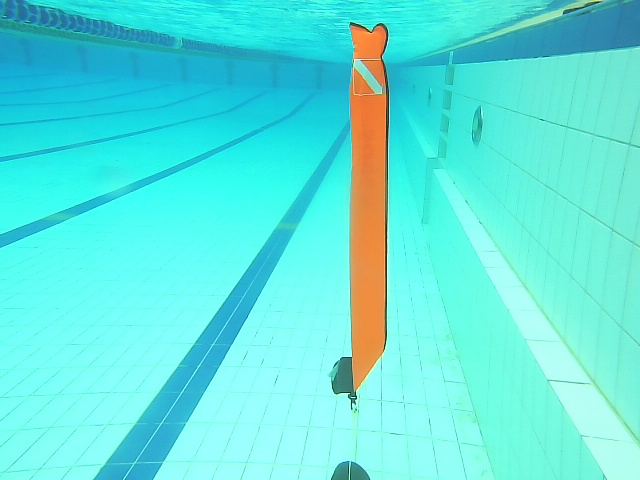
#> input picture src/blobfish_cv/blobfish_cv/engine/imgs/img_.image_raw_2024-03-20_134828.jpeg, 640 x 480 px
$ python -i cv_engine.py   (imports and definitions only)
#> lines starting #> are read from the running program, lines starting #| are printed output that depends on the picture; after the words box and inside, x2 and y2 are one past the last pixel; in counts of white or black regions, pixels touching at a corner belong together
#> further down, picture is the input picture: shape (480, 640, 3); mean B, G, R 220.9, 229.4, 94.6
import cv2
import numpy as np

class cv_engine:

    def __init__(self):

        self.obj_area = 0
        self.threshold = 200
        self.thresh_slider_max = 255
        self.win_title = "Obstacle Detection"
        self.track_name = "Threshold"
        self.hue = 80
        self.sub = cv2.createBackgroundSubtractorKNN()

    def thresh_process_frame(self): # <----- not in use currently
        ret, frame = self.cap.read()
        pr_frame = frame.copy()
        if ret:

            # pre-threshold
            pr_frame = cv2.GaussianBlur(frame, (9, 9), 0)
            f_mask = self.sub.apply(pr_frame)

            # threshold
            retval, f_thresh = cv2.threshold(f_mask, self.threshold, 255, cv2.THRESH_BINARY)

            # noise removal
            kernel = cv2.getStructuringElement(cv2.MORPH_ELLIPSE, (2, 2))
            f_eroded = cv2.morphologyEx(f_thresh, cv2.MORPH_OPEN, kernel)

        return frame, f_eroded


    def hsv_processing(self, frame): # <------- currently using this method. Threshold method is there for reference only.
        frame = frame[:, 200:1080]
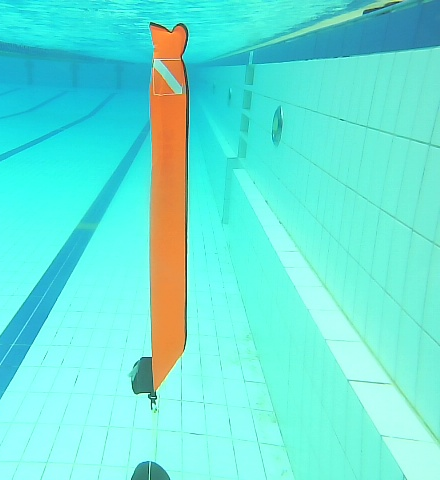
#> frame: shape (480, 440, 3); mean of channels 0, 1, 2 216.6, 229.8, 104.1; drawn as B, G, R
        hsv = cv2.cvtColor(frame, cv2.COLOR_BGR2HSV)
#> hsv: shape (480, 440, 3); mean H, S, V 83.4, 154.3, 237.7
        # HSV ranges
        # Blue
        ignore_lower = np.array([self.hue, 50, 50])
        ignore_higher = np.array([360, 255, 255])
        mask = cv2.inRange(hsv, ignore_lower, ignore_higher)
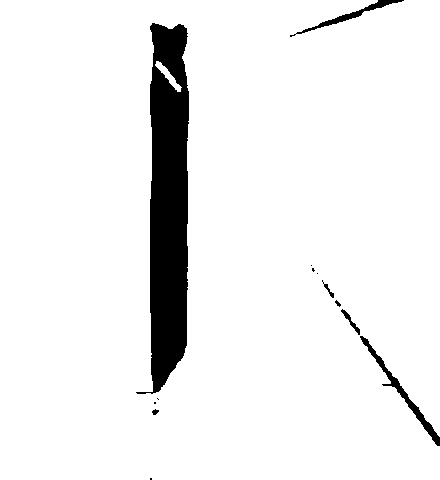
#> mask: shape (480, 440); 93.4% white; 13 black regions (6 under 20 px), largest, box (x1, y1, x2, y2) and area: (136, 23, 189, 394) 12463, (360, 336, 440, 446) 787, (290, 0, 404, 37) 500
        mask = cv2.bitwise_not(mask)
#> mask: shape (480, 440); 6.6% white; 13 white regions (6 under 20 px)
        mask = cv2.GaussianBlur(mask, (27, 27), 0)
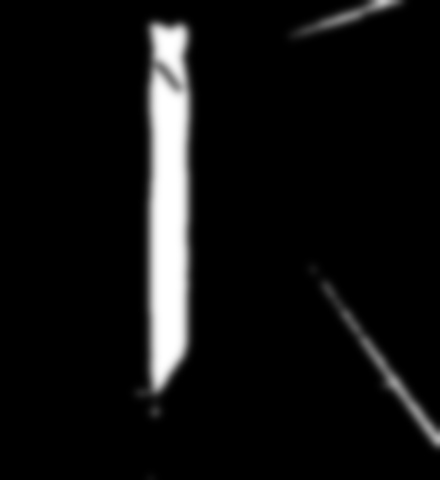
#> mask: shape (480, 440); min 0, max 255, mean 16.9

        # noise removal
        kernel = cv2.getStructuringElement(cv2.MORPH_ELLIPSE, (2, 2))
        mask = cv2.morphologyEx(mask, cv2.MORPH_OPEN, kernel)

        return frame, mask

    def detect_contours(self, frame):
        og, pr = self.hsv_processing(frame)
        cnt, h = cv2.findContours(pr, cv2.RETR_EXTERNAL, cv2.CHAIN_APPROX_NONE)
#> cnt = 4 contours; box (x1, y1, x2, y2) and area: (127, 13, 202, 427) 22942, (302, 258, 440, 458) 6290, (281, 0, 415, 49) 3134, (140, 469, 164, 480) 176; h = [[1, -1, -1, -1], [2, 0, -1, -1], [3, 1, -1, -1], [-1, 2, -1, -1]]
        frame_out = og.copy() # <----- edit this to change which frame is displayed.

        if len(cnt) > 0:
            c = max(cnt, key=cv2.contourArea)
#> c = contour of 891 points, box (x1, y1, x2, y2) (127, 13, 202, 427), area 22942

            self.obj_area = cv2.contourArea(c)
#> self.obj_area = 22941.5
            hull = [cv2.convexHull(c, False)]
#> hull = 1 contour; box (x1, y1, x2, y2) and area: (127, 13, 202, 427) 25866

            cv2.drawContours(frame_out, cnt, -1, (0, 255, 0), 1, 8, h)
            cv2.drawContours(frame_out, hull, -1, (0, 0, 255), 3, 8)
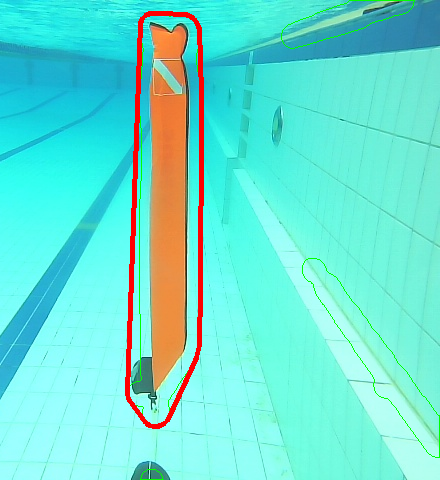
#> frame_out: shape (480, 440, 3); mean of channels 0, 1, 2 210.4, 225, 107.2; drawn as B, G, R

        return frame_out, pr

>>> import cv2
>>> picture = cv2.imread('imgs/img_.image_raw_2024-03-20_134828.jpeg')
>>> result = cv_engine().detect_contours(picture)

$ run again, on src/blobfish_cv/blobfish_cv/engine/imgs/img_.image_raw_2024-03-20_134934.jpeg
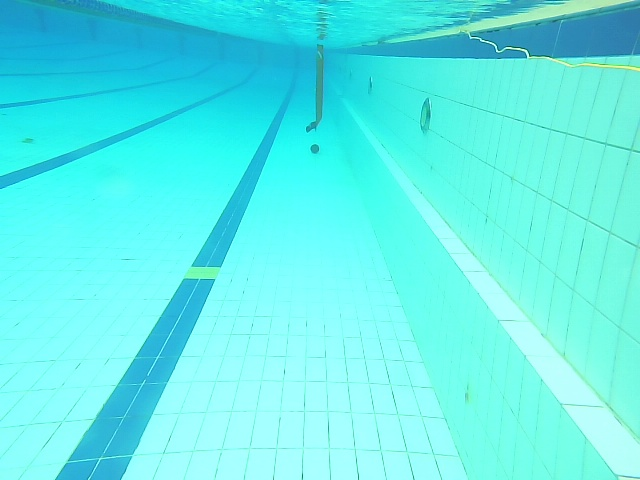
#> input picture src/blobfish_cv/blobfish_cv/engine/imgs/img_.image_raw_2024-03-20_134934.jpeg, 640 x 480 px
#> picture is the input picture: shape (480, 640, 3); mean B, G, R 234.5, 237.2, 95.8
#> hsv: shape (480, 440, 3); mean H, S, V 88.2, 148.6, 243.8
#> in hsv_processing, `mask = cv2.GaussianBlur(mask, (27, 27), 0)`:
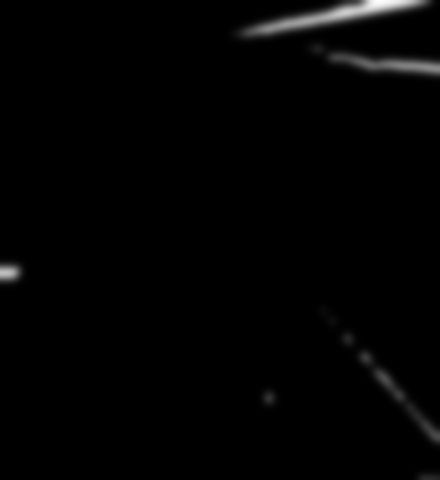
#> mask: shape (480, 440); min 0, max 252, mean 3.1
#> cnt = 5 contours; box (x1, y1, x2, y2) and area: (225, 0, 440, 85) 9261, (314, 301, 440, 453) 4293, (0, 257, 31, 291) 876, (257, 384, 284, 414) 593, (411, 468, 440, 480) 292; h = [[1, -1, -1, -1], [2, 0, -1, -1], [3, 1, -1, -1], [4, 2, -1, -1], [-1, 3, -1, -1]]
#> c = contour of 742 points, box (x1, y1, x2, y2) (225, 0, 440, 85), area 9261
#> self.obj_area = 9261
#> hull = 1 contour; box (x1, y1, x2, y2) and area: (225, 0, 440, 85) 13470
#> in detect_contours, `cv2.drawContours(frame_out, hull, -1, (0, 0, 255), 3, 8)`:
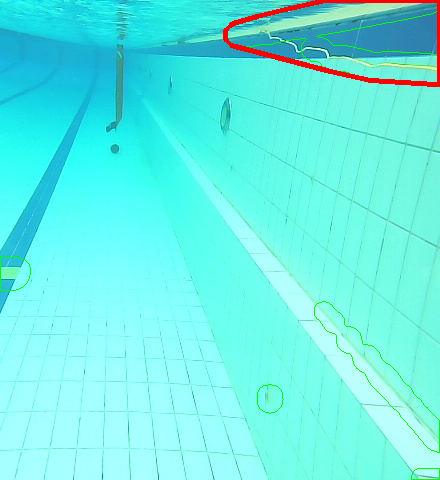
#> frame_out: shape (480, 440, 3); mean of channels 0, 1, 2 229.9, 238.5, 104.9; drawn as B, G, R

$ run again, on src/blobfish_cv/blobfish_cv/engine/imgs/img_.image_raw_2024-03-20_134940.jpeg
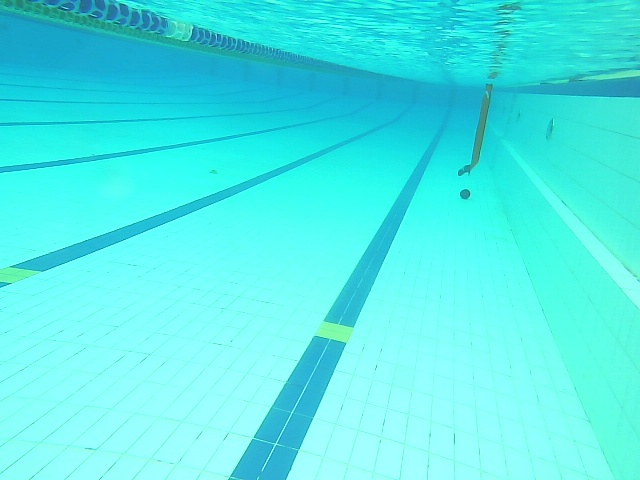
#> input picture src/blobfish_cv/blobfish_cv/engine/imgs/img_.image_raw_2024-03-20_134940.jpeg, 640 x 480 px
#> picture is the input picture: shape (480, 640, 3); mean B, G, R 232.2, 234.6, 80.9
#> hsv: shape (480, 440, 3); mean H, S, V 89.2, 173.5, 239.3
#> in hsv_processing, `mask = cv2.GaussianBlur(mask, (27, 27), 0)`:
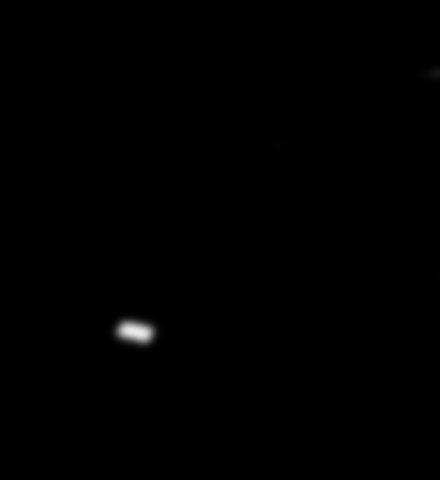
#> mask: shape (480, 440); min 0, max 234, mean 0.6
#> cnt = 4 contours; box (x1, y1, x2, y2) and area: (107, 312, 165, 355) 1896, (415, 62, 440, 87) 464, (271, 139, 286, 154) 163, (433, 270, 440, 285) 72; h = [[1, -1, -1, -1], [2, 0, -1, -1], [3, 1, -1, -1], [-1, 2, -1, -1]]
#> c = contour of 149 points, box (x1, y1, x2, y2) (107, 312, 165, 355), area 1896
#> self.obj_area = 1895.5
#> hull = 1 contour; box (x1, y1, x2, y2) and area: (107, 312, 165, 355) 1932
#> in detect_contours, `cv2.drawContours(frame_out, hull, -1, (0, 0, 255), 3, 8)`:
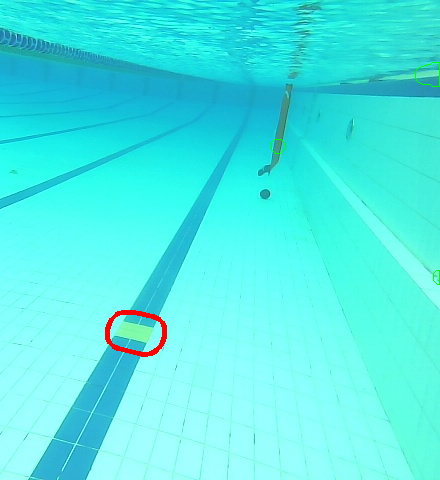
#> frame_out: shape (480, 440, 3); mean of channels 0, 1, 2 230.1, 234.3, 79.5; drawn as B, G, R

$ run again, on src/blobfish_cv/blobfish_cv/engine/imgs/img_.image_raw_2024-03-20_135115.jpeg
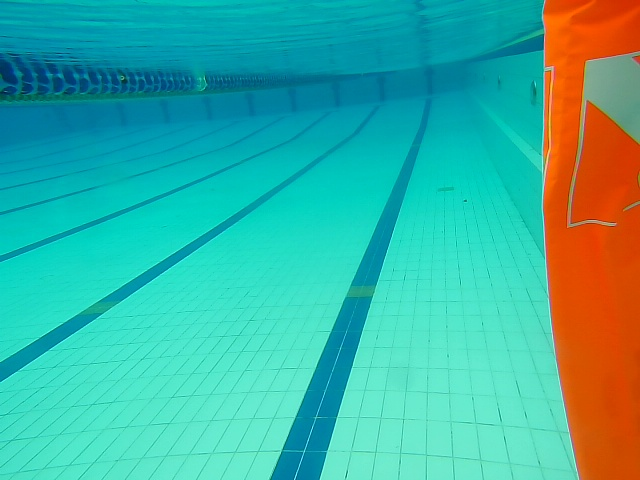
#> input picture src/blobfish_cv/blobfish_cv/engine/imgs/img_.image_raw_2024-03-20_135115.jpeg, 640 x 480 px
#> picture is the input picture: shape (480, 640, 3); mean B, G, R 160.9, 177.1, 60.1
#> hsv: shape (480, 440, 3); mean H, S, V 73.4, 213.7, 203.4
#> in hsv_processing, `mask = cv2.GaussianBlur(mask, (27, 27), 0)`:
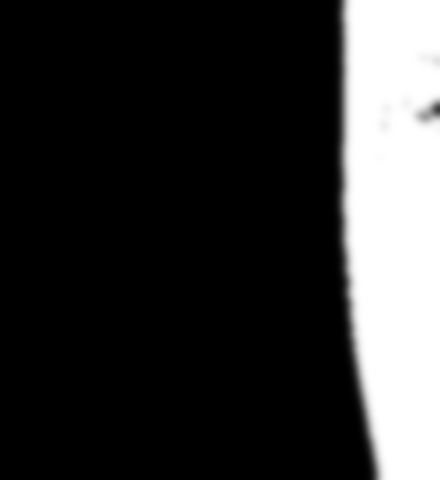
#> mask: shape (480, 440); min 0, max 255, mean 51.1
#> cnt = 1 contour; box (x1, y1, x2, y2) and area: (332, 0, 440, 480) 47478; h = [[-1, -1, -1, -1]]
#> c = contour of 1137 points, box (x1, y1, x2, y2) (332, 0, 440, 480), area 47478
#> self.obj_area = 47477.5
#> hull = 1 contour; box (x1, y1, x2, y2) and area: (332, 0, 440, 480) 47826
#> in detect_contours, `cv2.drawContours(frame_out, hull, -1, (0, 0, 255), 3, 8)`:
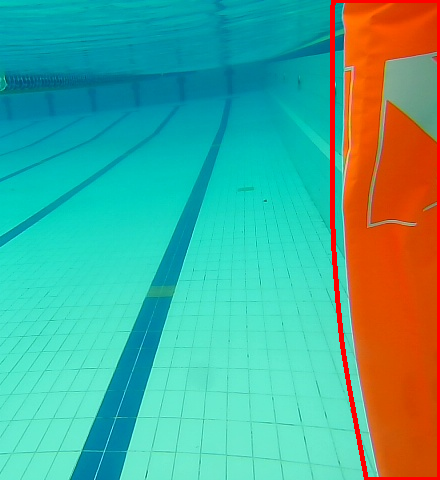
#> frame_out: shape (480, 440, 3); mean of channels 0, 1, 2 149.2, 169.9, 77.5; drawn as B, G, R
